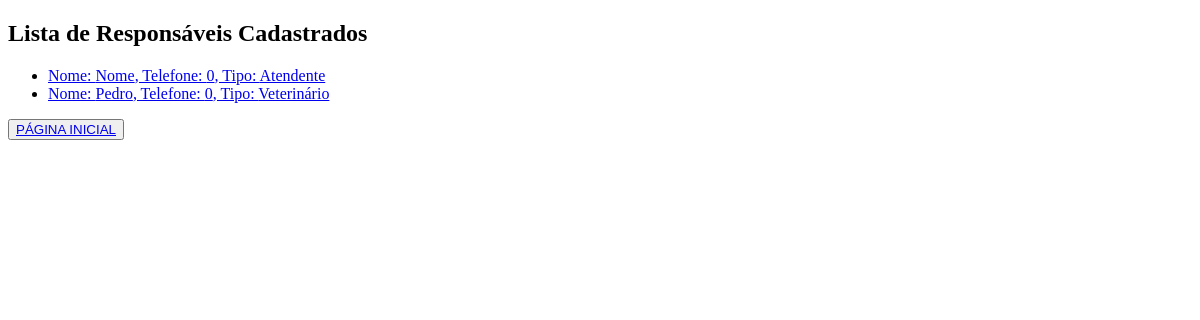
The app's page /lista_responsaveis/, older data.
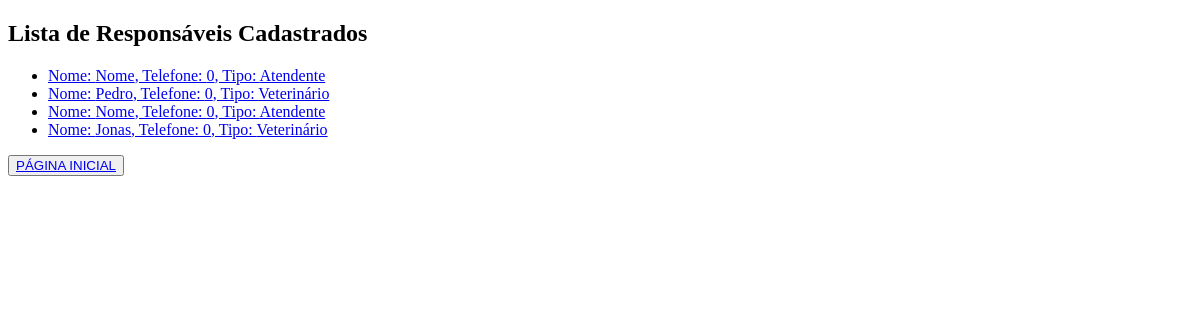
The same page, newer data.
### atendimento/models.py (models this page shows, shortened)
class Responsavel(models.Model):
    ATEDENDENTE = 'Atendente'
    VETERINARIO = 'Veterinário'
    TIPOS_RESPONSAVEL = [
        (ATEDENDENTE, 'Atendente'), (VETERINARIO, 'Veterinário'),
    ]
    nome = models.CharField(max_length=100, default="Nome")
    telefone = models.DecimalField(max_digits=12, decimal_places=0, default=0000)
    lagradouro = models.CharField("Lagradouro", max_length=1024, default='Rua')
    numero = models.DecimalField("Numero", max_digits=5, decimal_places=0, default=0)
    bairro = models.CharField("Bairro", max_length=600, default='Centro')
    cidade = models.CharField("Cidade", max_length=1024, default='Cidade')
    estado = models.CharField("Estado", max_length=2, default='UF')
    tipo = models.CharField(
        max_length=32,
        choices=TIPOS_RESPONSAVEL,
        default='Atendente',
    )

### atendimento/views.py (the view)
# urls.py: path('lista_responsaveis/', lista_responsaveis, name='url_lista_responsavel'),
def lista_responsaveis(request):
    data = {}
    data['lista'] = Responsavel.objects.filter()
    return render(request, 'atendimento/lista_responsaveis.html', data)

### atendimento/templates/atendimento/lista_responsaveis.html (shortened to what this page needs)
<!DOCTYPE html>
<html lang="en">
<head>
</head>
<body>
    <h2>Lista de Responsáveis Cadastrados</h2>
    <ul>
     {% for Responsavel in lista %}
         <li><a href="{% url "url_atualizar_responsavel" Responsavel.id %}"> Nome: {{ Responsavel.nome }}, Telefone: {{ Responsavel.telefone }}, Tipo: {{ Responsavel.tipo }}</a></li>
     {% endfor %}
     </ul>
    <button><a href="{% url 'url_home' %}"> PÁGINA INICIAL </a></button>
</body>
</html>

Row changes from the older to the newer data that the page shows:
added Responsavel: nome "Nome", telefone "0", tipo "Atendente"
added Responsavel: nome "Jonas", telefone "0", tipo "Veterinário"
